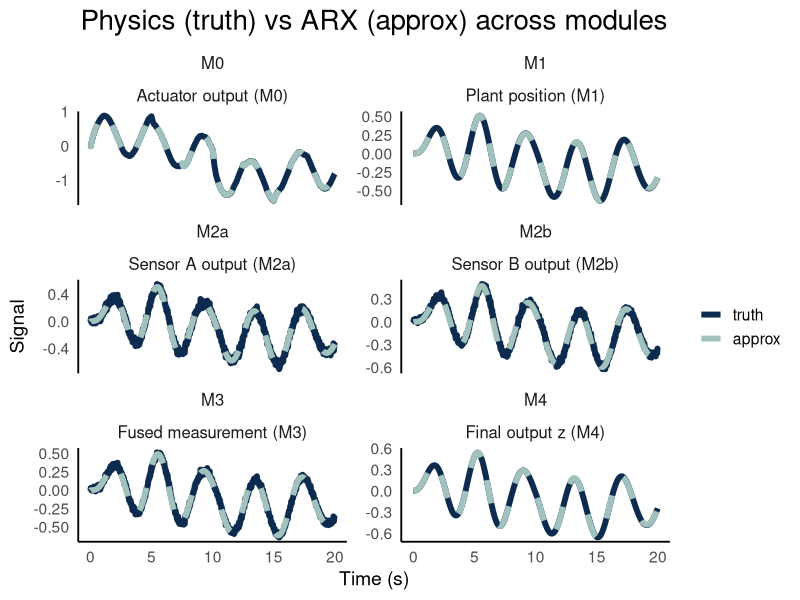

R code for this plot:
#' Authors@R: person("Annice", "Najafi", email = "annicenajafi27@gmail.com")
#' Fall 2025
#' The following script performs physics to ARX comparison
#'


#Load relevant libraries

library(tidyverse)
library(ggplot2)

###Note: will add roxygen docs for functions later

CFG <- list(
  dt = 0.02,
  T  = 20.0,
  seed = 11L,
  
  #M0 (LPF actuator)
  tau_cmd = 0.15,
  cmd_proc_std = 0.005,
  
  #M1 (mass-spring-damper plant)
  m = 1.0, c = 0.4, k = 4.0,
  plant_proc_std = 0.04,
  
  #Sensors
  tau_sa = 0.08, sa_meas_std = 0.03, sa_bias = 0.0,
  tau_sb = 0.25, sb_meas_std = 0.02, sb_bias = 0.01,
  
  #Fusion + output
  alpha = 0.6,
  w1 = 1.0, w2 = 0.2,
  
  #ARX orders
  train_frac = 0.5,
  na_cmd = 1L, nb_cmd = 1L,
  na_plant = 2L, nb_plant = 2L,
  na_sens = 1L, nb_sens = 1L
)

set.seed(CFG$seed)


make_u_cmd <- function(n, amp = 1.0, dt = 0.02) {
  t <- (0:(n-1)) * dt
  u <- 0.6 * sin(2*pi*0.25*t) + 0.4 * sign(sin(2*pi*0.05*t))
  step_every <- as.integer(2.5/dt)
  for (i in seq(1, n, by = step_every)) {
    u[i:n] <- u[i:n] + 0.2 * rnorm(1)
  }
  amp * u
}

lpf_first_order <- function(u, tau, dt, proc_std = 0.0) {
  n <- length(u)
  y <- numeric(n)
  a <- exp(-dt / max(tau, 1e-6))
  for (k in 2:n) {
    y[k] <- a * y[k-1] + (1 - a) * u[k-1] + proc_std * rnorm(1)
  }
  y
}

plant_msd <- function(u, dt, m, c, k, proc_std = 0.0) {
  n <- length(u)
  x_pos <- numeric(n)
  x_vel <- numeric(n)
  for (kk in 2:n) {
    acc <- (u[kk-1] - c * x_vel[kk-1] - k * x_pos[kk-1]) / m + proc_std * rnorm(1)
    x_vel[kk] <- x_vel[kk-1] + dt * acc
    x_pos[kk] <- x_pos[kk-1] + dt * x_vel[kk-1]
  }
  list(pos = x_pos, vel = x_vel)
}

sensor_first_order <- function(xpos, dt, tau, meas_std = 0.0, bias = 0.0) {
  y <- lpf_first_order(xpos, tau, dt, proc_std = 0.0)
  y <- y + bias + rnorm(length(y), sd = meas_std)
  y
}


fit_arx <- function(y, u, na = 1L, nb = 1L) {
  stopifnot(length(y) == length(u))
  kmax <- length(y)
  p <- max(na, nb)
  if (kmax <= p) stop("Series too short for ARX given na/nb.")
  rows <- vector("list", kmax - p)
  Tvec <- numeric(kmax - p)
  for (k in (p+1):kmax) {
    phi <- c(
      sapply(1:na, function(i) y[k - i]),
      sapply(1:nb, function(j) u[k - j])
    )
    rows[[k - p]] <- phi
    Tvec[k - p] <- y[k]
  }
  Phi <- do.call(rbind, rows)
  theta <- as.numeric(solve(t(Phi) %*% Phi, t(Phi) %*% Tvec))
  list(theta = theta, na = na, nb = nb)
}

sim_arx <- function(u, y_seed, model) {
  na <- model$na; nb <- model$nb; theta <- model$theta
  n <- length(u)
  yhat <- numeric(n)
  stopifnot(length(y_seed) >= na)
  yhat[1:na] <- tail(y_seed, na)
  p <- max(na, nb)
  for (k in (p+1):n) {
    phi <- c(
      sapply(1:na, function(i) yhat[k - i]),
      sapply(1:nb, function(j) u[k - j])
    )
    yhat[k] <- sum(theta * phi)
  }
  yhat
}


n <- as.integer(CFG$T / CFG$dt)
t <- (0:(n-1)) * CFG$dt
u_cmd <- make_u_cmd(n, dt = CFG$dt)


u_act_P <- lpf_first_order(u_cmd, CFG$tau_cmd, CFG$dt, proc_std = CFG$cmd_proc_std)
plant_P <- plant_msd(u_act_P, CFG$dt, CFG$m, CFG$c, CFG$k, proc_std = CFG$plant_proc_std)
x_pos_P <- plant_P$pos
x_vel_P <- plant_P$vel
yA_P <- sensor_first_order(x_pos_P, CFG$dt, CFG$tau_sa, CFG$sa_meas_std, CFG$sa_bias)
yB_P <- sensor_first_order(x_pos_P, CFG$dt, CFG$tau_sb, CFG$sb_meas_std, CFG$sb_bias)
y_fused_P <- CFG$alpha * yA_P + (1 - CFG$alpha) * yB_P
z_P <- CFG$w1 * x_pos_P + CFG$w2 * x_vel_P


split <- as.integer(CFG$train_frac * n)
arx_cmd   <- fit_arx(u_act_P[1:split], u_cmd[1:split], na = CFG$na_cmd,   nb = CFG$nb_cmd)
arx_plant <- fit_arx(x_pos_P[1:split], u_act_P[1:split], na = CFG$na_plant, nb = CFG$nb_plant)
arx_sa    <- fit_arx(yA_P[1:split],    x_pos_P[1:split], na = CFG$na_sens,  nb = CFG$nb_sens)
arx_sb    <- fit_arx(yB_P[1:split],    x_pos_P[1:split], na = CFG$na_sens,  nb = CFG$nb_sens)

u_act_A <- sim_arx(u_cmd,     y_seed = u_act_P[1:CFG$na_cmd],   model = arx_cmd)
xpos_A  <- sim_arx(u_act_A,   y_seed = x_pos_P[1:CFG$na_plant], model = arx_plant)
xvel_A  <- c(0.0, diff(xpos_A) / CFG$dt)
yA_A    <- sim_arx(x_pos_P,   y_seed = yA_P[1:CFG$na_sens],     model = arx_sa)
yB_A    <- sim_arx(x_pos_P,   y_seed = yB_P[1:CFG$na_sens],     model = arx_sb)
y_fused_A <- CFG$alpha * yA_A + (1 - CFG$alpha) * yB_A
z_A <- CFG$w1 * xpos_A + CFG$w2 * xvel_A


df <- tibble(
  t = t,

  M0_u_act_P = u_act_P, M0_u_act_A = u_act_A,
  M1_x_pos_P = x_pos_P, M1_x_pos_A = xpos_A,
  M2a_yA_P = yA_P, M2a_yA_A = yA_A,
  M2b_yB_P = yB_P, M2b_yB_A = yB_A,
  M3_y_fused_P = y_fused_P, M3_y_fused_A = y_fused_A,
  M4_z_P = z_P, M4_z_A = z_A
)


pipeline_levels <- c("M0","M1","M2a","M2b","M3","M4")
modules <- tribble(
  ~module, ~truth_col,      ~approx_col,     ~label,
  "M0",    "M0_u_act_P",    "M0_u_act_A",    "Actuator output (M0)",
  "M1",    "M1_x_pos_P",    "M1_x_pos_A",    "Plant position (M1)",
  "M2a",   "M2a_yA_P",      "M2a_yA_A",      "Sensor A output (M2a)",
  "M2b",   "M2b_yB_P",      "M2b_yB_A",      "Sensor B output (M2b)",
  "M3",    "M3_y_fused_P",  "M3_y_fused_A",  "Fused measurement (M3)",
  "M4",    "M4_z_P",        "M4_z_A",        "Final output z (M4)"
) %>% mutate(module = factor(module, levels = pipeline_levels))



plot_df <- purrr::pmap_dfr(
  modules,
  function(module, truth_col, approx_col, label) {
    n <- nrow(df)
    mlev <- factor(module, levels = pipeline_levels)
    approx_tb <- tibble(t = df$t, module = mlev, label = label,
                        series = factor("approx", levels=c("approx","truth")),
                        value  = df[[approx_col]])
    truth_tb  <- tibble(t = df$t, module = mlev, label = label,
                        series = factor("truth", levels=c("approx","truth")),
                        value  = df[[truth_col]])
    bind_rows(approx_tb, truth_tb)
  }
)


col_truth  <- "#0C2B4E"
col_approx <- "#A1C2BD" 

plot_df <- plot_df %>%
  dplyr::mutate(series = factor(series, levels = c("truth","approx")))

p <- ggplot(plot_df, aes(t, value, color = series, linetype = series, group = series)) +
  geom_line(linewidth = 2) +
  facet_wrap(~ module + label, scales = "free_y", ncol = 2) +
  labs(title = "Physics (truth) vs ARX (approx) across modules",
       x = "Time (s)", y = "Signal", color = NULL, linetype = NULL) +
  scale_color_manual(values = c(truth = col_truth, approx = col_approx)) +
  scale_linetype_manual(values = c(truth = "solid", approx = "dashed")) +
  theme_minimal(base_size = 14) +
  theme(panel.grid.major = element_blank(),
        panel.grid.minor = element_blank(),
        panel.background = element_blank(),
        axis.line = element_line(color = "black"),
        plot.title = element_text(hjust = 0.5, size = 20),
        strip.text = element_text(size = 12))
print(p)


















